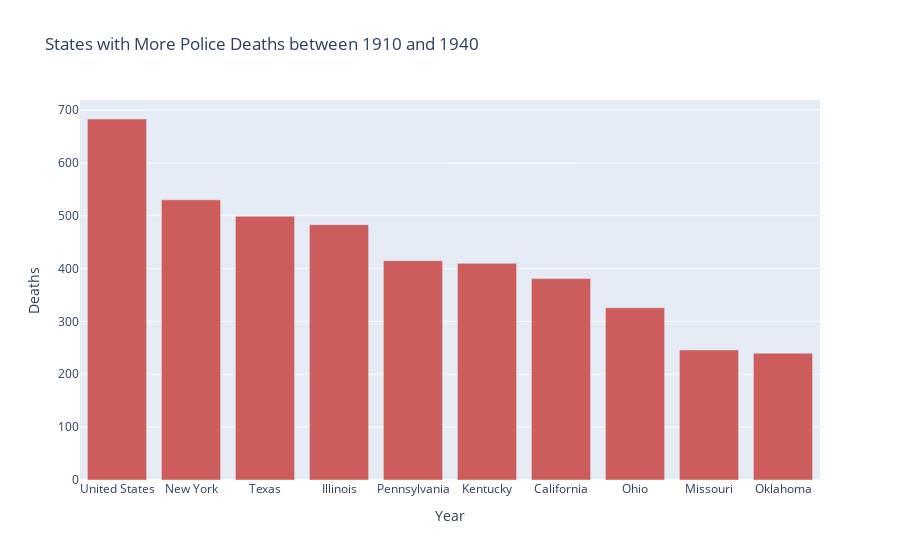

Notebook source saved alongside this figure:
### Markdown cell above
## Loking for the States with more deaths between 1910 and 1940 and between 1960 and 1980

### Code cell
dates_states1 = police[(police['Year'] <= 1940) &(police['Year']>=1910)]
dates_states1 = dates_states1.groupby('State').count()
dates_states1.reset_index(inplace = True)
dates_states1.drop(['Rank', 'Name', 'Date', 'Month', 'Day', 'Department', 'K9_Unit', 'Cause_of_Death'], axis = 1, inplace = True)
dates_states1.sort_values(by = 'Year', ascending = False,inplace = True)
dates_states1 = dates_states1.head(10)

title1 = 'States with More Police Deaths between 1910 and 1940'
fig = px.bar(x = dates_states1['State'], y = dates_states1['Year'], title = title1, labels = labels2, color_discrete_sequence = c)
fig.show()

### Figure 1 — Plotly figure (JSON) as saved in the notebook; plotly's stock layout.template omitted (floating-point values rounded to 4 significant figures)
{"data": [{"alignmentgroup": "True", "hovertemplate": "Year=%{x}<br>Deaths=%{y}<extra></extra>", "legendgroup": "", "marker": {"color": "indianred", "pattern": {"shape": ""}}, "name": "", "offsetgroup": "", "orientation": "v", "showlegend": false, "textposition": "auto", "type": "bar", "x": ["United States", "New York", "Texas", "Illinois", "Pennsylvania", "Kentucky", "California", "Ohio", "Missouri", "Oklahoma"], "xaxis": "x", "y": [683, 530, 499, 483, 415, 410, 381, 326, 246, 240], "yaxis": "y"}], "layout": {"barmode": "relative", "legend": {"tracegroupgap": 0}, "title": {"text": "States with More Police Deaths between 1910 and 1940"}, "xaxis": {"anchor": "y", "domain": [0, 1], "title": {"text": "Year"}}, "yaxis": {"anchor": "x", "domain": [0, 1], "title": {"text": "Deaths"}}}}
